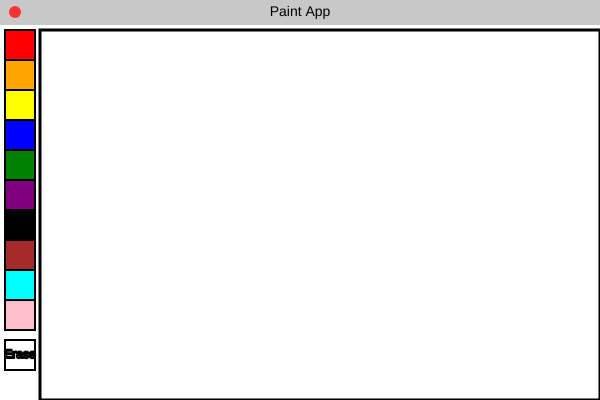
Frame 1 (no input)
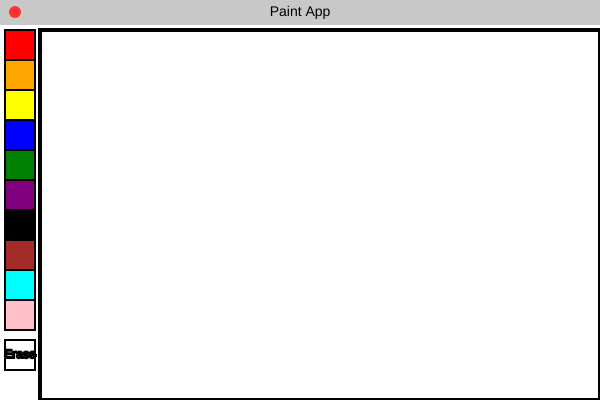
Frame 60 (no input)
Frame 120 (the mouse pressed at the canvas centre since frame 60): identical to frame 60, image omitted

The p5.js sketch that drew these frames (run headless with seeded random() and noise() and a simulated clock; from frame 60 on, the mouse is pressed at the canvas centre):

// p5.js sketch
// ── sketch.js
let colors = ['red', 'orange', 'yellow', 'blue', 'green', 'purple', 'black', 'brown', 'cyan', 'pink'];
let selectedColor = 'white';
let canvas;
let eraseIndex = colors.length;
let boxSize = 30;

function setup() {
  createCanvas(600, 400);
  background(255);
  
}

function draw() {

  fill(200);
  noStroke();
  rect(0,0, width, 25);

  fill(255, 50, 50);
  ellipse(15, 12, 12, 12);

  fill(0);
  textSize(14);
  textAlign(CENTER,CENTER);
  text("Paint App", width/2, 12);

  for (let i = 0; i < colors.length; i++){
    stroke(0);
    strokeWeight(2);
    fill(colors[i]);
    rect(5, i * boxSize + 30, boxSize);
  }
  stroke(0);
  strokeWeight(2);
  fill(255);
  rect(5, eraseIndex * boxSize + 40, boxSize, boxSize);
  fill(0);
  textSize(12);
  textAlign(CENTER,CENTER);
  text("Erase", 5 + boxSize/2, eraseIndex * boxSize + 40 + boxSize/2);

  stroke(0);
  strokeWeight(3);
  noFill();
  rect(40, 30, width - 40, height - 30);
  
}
function mousePressed(){
  if (mouseX < 40){
    let index = floor((mouseY - 30) / boxSize);
    if(index>=0 && index < colors.length){
      selectedColor = colors[index];
    } else if (index == eraseIndex) {
        selectedColor = 'white';
    }
  }
}
function mouseDragged(){
  if(mouseX > 40 && mouseY > 30){
    stroke(selectedColor);

    if(selectedColor == 'white'){
      strokeWeight(20);
    } else{
    strokeWeight(5);
    }
    line(pmouseX, pmouseY, mouseX, mouseY);

  }
}
